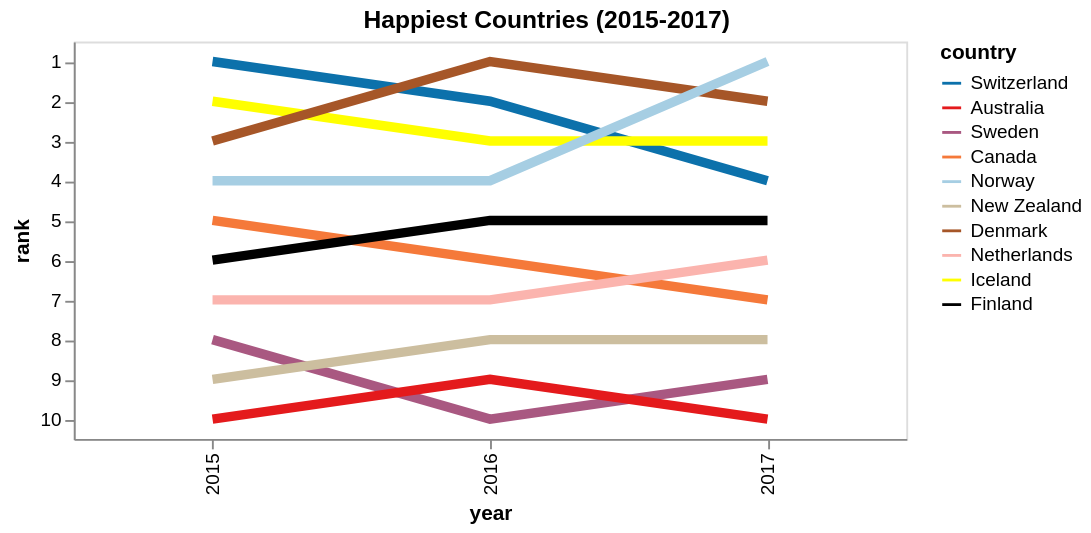

Specify this chart in Vega-Lite:
### Vega-Lite specification from a JSON file in a GitHub repository (floating-point values rounded to 4 significant figures)
{"$schema": "https://vega.github.io/schema/vega-lite/v4.json", "title": {"text": "Happiest Countries (2015-2017)", "frame": "bounds"}, "width": 440, "height": 210, "data": {"values": [{"country": "Switzerland", "year": 2015, "rank": 1}, {"country": "Iceland", "year": 2015, "rank": 2}, {"country": "Denmark", "year": 2015, "rank": 3}, {"country": "Norway", "year": 2015, "rank": 4}, {"country": "Canada", "year": 2015, "rank": 5}, {"country": "Finland", "year": 2015, "rank": 6}, {"country": "Netherlands", "year": 2015, "rank": 7}, {"country": "Sweden", "year": 2015, "rank": 8}, {"country": "New Zealand", "year": 2015, "rank": 9}, {"country": "Australia", "year": 2015, "rank": 10}, {"country": "Denmark", "year": 2016, "rank": 1}, {"country": "Switzerland", "year": 2016, "rank": 2}, {"country": "Iceland", "year": 2016, "rank": 3}, {"country": "Norway", "year": 2016, "rank": 4}, {"country": "Finland", "year": 2016, "rank": 5}, {"country": "Canada", "year": 2016, "rank": 6}, {"country": "Netherlands", "year": 2016, "rank": 7}, {"country": "New Zealand", "year": 2016, "rank": 8}, {"country": "Australia", "year": 2016, "rank": 9}, {"country": "Sweden", "year": 2016, "rank": 10}, {"country": "Norway", "year": 2017, "rank": 1}, {"country": "Denmark", "year": 2017, "rank": 2}, {"country": "Iceland", "year": 2017, "rank": 3}, {"country": "Switzerland", "year": 2017, "rank": 4}, {"country": "Finland", "year": 2017, "rank": 5}, {"country": "Netherlands", "year": 2017, "rank": 6}, {"country": "Canada", "year": 2017, "rank": 7}, {"country": "New Zealand", "year": 2017, "rank": 8}, {"country": "Sweden", "year": 2017, "rank": 9}, {"country": "Australia", "year": 2017, "rank": 10}]}, "mark": {"type": "line", "strokeWidth": 5, "orient": "vertical"}, "encoding": {"x": {"field": "year", "type": "ordinal"}, "y": {"field": "rank", "type": "ordinal"}, "tooltip": [{"field": "country", "type": "nominal", "title": "Country"}, {"field": "rank", "type": "nominal", "title": "Rank"}], "color": {"field": "country", "type": "nominal", "scale": {"domain": ["Switzerland", "Australia", "Sweden", "Canada", "Norway", "New Zealand", "Denmark", "Netherlands", "Iceland", "Finland"], "range": ["#0C71AB", "#e41a1c", "#a95881", "#f5793a", "#a6cee3", "#ccbe9f", "#a65628", "#fbb4ae", "#FFFF00", "#000000"]}}}}
